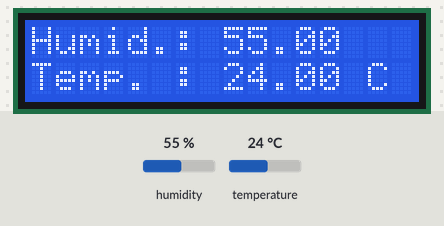
Bench run of a program on a simulated Arduino Uno, built with avr-gcc and run on an emulated ATmega328P. Parts: 16×2 character LCD. The inputs (shaded band) are chosen by the test bench; at power-on: humidity 55 %, temperature 24 °C. What the program prints to the serial monitor is not drawn.

Above: at 1.2 s.
1.3 s: humidity set to 22 %
At 4.4 s:
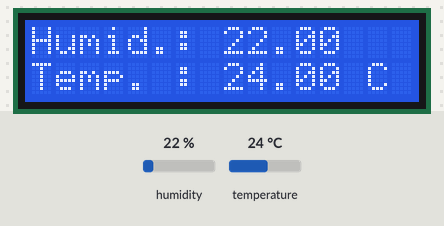
5.2 s: temperature set to 12 °C
At 6.6 s:
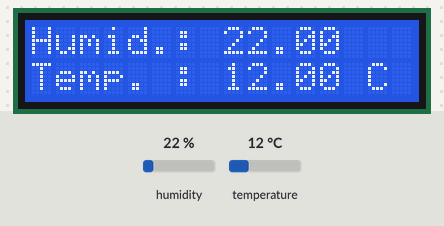
9.1 s: humidity set to 40 %
At 9.9 s:
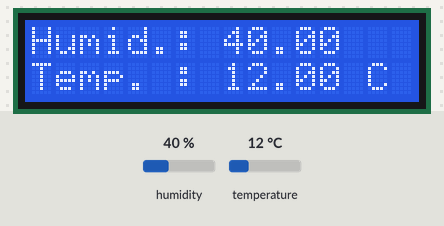
13.0 s: temperature set to 19 °C
At 16.6 s:
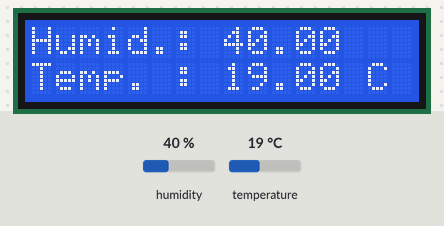
Timing chart, 0 to 17.9 s (numbered marks = the images above; inputs shaded):
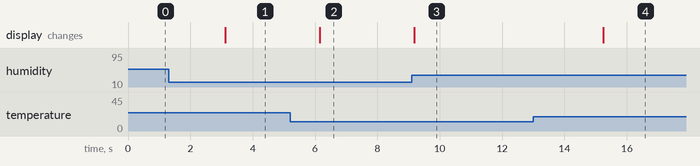

The program:

main.cpp
```cpp
#include <Arduino.h>
#include <LiquidCrystal.h>
#include <Adafruit_Sensor.h>
#include "DHT.h"


LiquidCrystal lcd(7, 6, 5, 4, 3, 2);
DHT dht11(30, DHT11);

float h = 0.0;
float c = 0.0;


void setup() {

  // configurando serial
  Serial.begin(9600);

  // configurando display
  lcd.begin(16, 2);
  lcd.clear();

  // configurando DHT
  dht11.begin();

}

void loop() {


  // printando dados da humidade

  h = dht11.readHumidity();

  if(isnan(h)) h = 0;

  Serial.print("Humid.: ");
  Serial.print(h);


  lcd.setCursor(0, 0);
  lcd.print("Humid.: ");
  lcd.print(h);

  c = dht11.readTemperature();

  if(isnan(c)) c = 0;
  Serial.print("Temp.:  ");
  Serial.print(c);
  Serial.println(" ˚C");

  lcd.setCursor(0, 1);
  lcd.print("Temp. : ");
  lcd.print(c);
  lcd.print(" C");
  delay(3000);

}
```

Measured:
- after the input at 1.3 s, the display: changes after 1.8 s (image 1)
- after the input at 5.2 s, the display: changes after 0.95 s (image 2)
- after the input at 9.1 s, the display: changes after 0.08 s (image 3)
- after the input at 13.0 s, the display: changes after 2.2 s (image 4)
